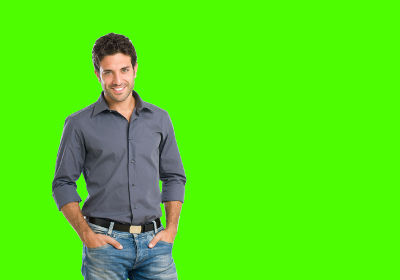
#> input picture person.jpg, 400 x 280 px, given in place of zebra.jpg, which was not available
$ jupyter execute Actividad_2_grupal.ipynb   (older library calls are emulated)   (text cells are left out)
#> lines starting #> are read from the running program, lines starting #| are printed output that depends on the picture; after the words box and inside, x2 and y2 are one past the last pixel; in counts of white or black regions, pixels touching at a corner belong together; pictures that were not available may be replaced by others from this repository, and a replacement may not be noted
[cell 1]
import numpy as np
import cv2

[cell 2]
def convert_rgb_to_gray(rgb_image,show):
    '''
    Convertir imagen RGB a escala de grises

    Parametros
    ----------
    rgb_image: np.array (imagen en RGB)
    show: Boolean (indicador de si mostrar imagen en pantalla)

    Returns
    -------
    gray_image: np.array (imagen en escala de grises)
    '''
    gray_image = cv2.cvtColor(rgb_image, cv2.COLOR_BGR2GRAY)
    if show:
        cv2.imshow("Gray Image",gray_image)
    return gray_image

[cell 3]
def gausiana(gray_img,show):
    '''
    Aplicar filtro Gaussian Blur a imagen

    Parametros
    ----------
    gray_img: np.array (imagen a filtrar)
    show: Boolean (indicador de si mostrar imagen en pantalla)

    Returns
    -------
    gaus_image: np.array (imagen filtrada)
    '''
    gaus_image = cv2.GaussianBlur(gray_img, (5,5), 2)
    if show:
        cv2.imshow("Gaussian Image",gaus_image)
    return gaus_image

[cell 4]
def contraste(gray_img,show):
    '''
    Aumento de contraste en imagen

    Parametros
    ----------
    gray_img: np.array (imagen a tratar)
    show: Boolean (indicador de si mostrar imagen en pantalla)

    Returns
    -------
    contrast_img: np.array (imagen con mayor contraste)
    '''
    contrast_img = cv2.addWeighted(gray_img, 2.5, np.zeros(gray_img.shape, gray_img.dtype), 0, 0)
    if show:
        cv2.imshow("Contrast Image",contrast_img)
    return contrast_img

[cell 5]
def convert_gray_to_binary(gray_image, adaptive, show):
    '''
    Convertir de gris a binario a partir de un valor umbral (global o adaptativo)

    Parametros
    ----------
    gray_image: np.array (imagen a convertir)
    adaptive: Boolean (indicador de si aplicar el theshold de forma adaptada)
    show: Boolean (indicador de si mostrar imagen en pantalla)

    Returns
    -------
    binary_image: np.array (imagen binaria)
    '''
    if adaptive:
        binary_image = cv2.adaptiveThreshold(gray_image, 255, cv2.ADAPTIVE_THRESH_GAUSSIAN_C, cv2.THRESH_BINARY_INV, 181, 10)
    else:
        _,binary_image = cv2.threshold(gray_image,151,255,cv2.THRESH_BINARY_INV)
    if show:
        cv2.imshow("Binary Image", binary_image)
    return binary_image

[cell 6]
def inverte(imagen):
    '''
    Invertir la imagen

    Parametros
    ----------
    imagen: np.array (imagen a invertir)

    Returns
    -------
    imagen: np.array (imagen invertida)
    '''
    imagen = (255-imagen)
    cv2.imshow('Binario inv', imagen)
    return imagen

[cell 7]
def lap_grad(image):
    '''
    Aplicar filtro Laplaciano

    Parametros
    ----------
    image: np.array (imagen a filtrar)

    Returns
    -------
    laplace: np.array (imagen filtrada)
    '''
    laplace = cv2.Laplacian(image,cv2.CV_32F)
    return laplace

[cell 8]
def sob_grad(image):
    '''
    Aplicar filtro Sobel

    Parametros
    ----------
    image: np.array (imagen a filtrar)

    Returns
    -------
    mag: np.array (magnitud del gradiente)
    dir: np.array (dirección del gradiente)
    '''
    gx = cv2.Sobel(image, cv2.CV_64F, 1, 0, ksize=5)
    gy = cv2.Sobel(image, cv2.CV_64F, 0, 1, ksize=5)
    # Python Calculate gradient magnitude and direction ( in degrees )
    mag, angle = cv2.cartToPolar(gx, gy, angleInDegrees=True)
    return (mag, angle)

[cell 9]
def canny_grad(image):
    '''
    Aplicar filtro Canny

    Parametros
    ----------
    image: np.array (imagen a filtrar)

    Returns
    -------
    edges: np.array (imagen filtrada)
    '''
    edges = cv2.Canny(image,100,200)
    return edges

[cell 10]
def gradient(val,img_grad):
    '''
    Selección y llamada al filtro para detectar bordes

    Parametros
    ----------
    val: string (tipo de filtro a utilizar)
    img_grad: np.array (imagen a filtrar)

    Returns
    -------
    mod: string (nombre del gradiente utilizado)
    grad: np.array (imagen filtrada)
    '''

    if val == 'sob':
        mod = 'Gradiente Sobel'
        grad, angle = sob_grad(img_grad)
    elif val == 'lap':
        mod = 'Gradiente Laplace'
        grad = lap_grad(img_grad)
    elif val == 'can':
        mod = 'Gradiente Canny'
        grad = canny_grad(img_grad)
    cv2.imshow(mod,grad)
    return(mod,grad)

[cell 11]
def close(imagen):
    '''
    Aplicar filtro morfológico cierre

    Parametros
    ----------
    imagen: np.array (imagen a filtrar)

    Returns
    -------
    closing: np.array (imagen filtrada)
    '''
    kernel = np.array([[0,0,1,1,1,0,0],[0,1,1,1,1,1,0],[1,1,1,1,1,1,1],[1,1,1,1,1,1,1],[1,1,1,1,1,1,1],[0,1,1,1,1,1,0],[0,0,1,1,1,0,0]],np.uint8)
#     erosion = cv2.erode(imagen,kernel,iterations = 1)
#     dilation = cv2.dilate(imagen,kernel,iterations = 1)
#     opening = cv2.morphologyEx(imagen, cv2.MORPH_OPEN, kernel)
    closing = cv2.morphologyEx(imagen, cv2.MORPH_CLOSE, kernel)
    cv2.imshow('close2', closing)
    return closing

[cell 12]
def getContours(binary_image):
    '''
    Obtener contornos

    Parametros
    ----------
    binary_image: np.array (imagen de trabajo)

    Returns
    -------
    contours: list (lista de coordenadas de contorno)
    '''
    contours, hierarchy = cv2.findContours(binary_image,
                                            cv2.RETR_EXTERNAL,
                                         cv2.CHAIN_APPROX_SIMPLE)
    return contours

[cell 13]
def draw_contours(image, contours, image_name):
    '''
    Dibujar contorno y rellenar área interior en imagen

    Parametros
    ----------
    image: np.array (imagen a tratar)
    contours: list (lista de coordenadas de contorno)
    image_name: string (nombre de la imagen)
    '''
    index = -1 #para pintar todos los contornos
    #thickness = 2 #inguraketa marraren lodiera
    thickness = -1 #para rellenar todo el area
    color = (255, 0, 255) #definir el color
    cv2.drawContours(image, contours, index, color, thickness)
    cv2.imshow(image_name,image)

[cell 14]
def redimensionar(img_size, img_resize):
    '''
    Redimensionar la imagen de fondo para adaptarse a la principal (objeto)

    Parametros
    ----------
    img_size: np.array (imagen con objeto --> principal)
    img_resize: np.array (imagen de fondo --> imagen a ajustar)

    Returns
    -------
    resized: np.array (imagen ajustada)
    '''
    width = int(img_size.shape[1])
    height = int(img_size.shape[0])
    dim = (width, height)
    # resize image
    resized = cv2.resize(img_resize, dim, interpolation = cv2.INTER_AREA)
    return resized

[cell 15]
def main(imagen_a_procesar, imagen_fondo):
    '''
    Función principal

    Parametros
    ----------
    imagen_a_procesar: string (directorio de imagen objeto)
    imagen_fondo: string (directorio de imagen fondo)
    '''
#> called with imagen_a_procesar = 'zebra.jpg', imagen_fondo = 'fondo_1.jpg'
    # Leer la imagen del croma
    img = cv2.imread(imagen_a_procesar)
#> img is the input picture: shape (280, 400, 3); mean B, G, R 22.7, 224.8, 84.6

    # Aumentar los contrastes
    contrastes = contraste(img,True)

    # Aplicar Gaussian Blur
    gaussiana = gausiana(contrastes,True)
#> in gausiana, `gaus_image = cv2.GaussianBlur(gray_img, (5,5), 2)`:
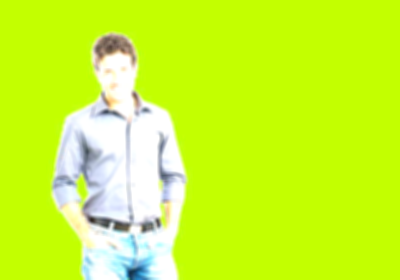
#> gaus_image: shape (280, 400, 3); mean B, G, R 45.7, 249.6, 200.2

    # Calcular el gradiente (Canny)
    modo, fil_img_1 = gradient('can', gaussiana)
#> in canny_grad, `edges = cv2.Canny(image,100,200)`:
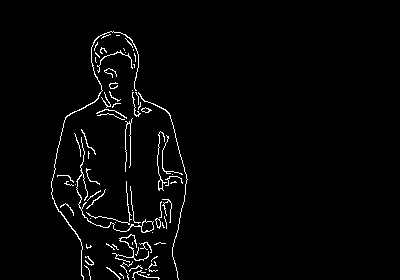
#> edges: shape (280, 400); 2.4% white in thin lines or dots, all inside (x1, y1, x2, y2) = (51, 31, 188, 280)
#> modo = 'Gradiente Canny'

    # Aplicar filtro morfológico cierre
    closing_im = close(fil_img_1)
#> in close, `closing = cv2.morphologyEx(imagen, cv2.MORPH_CLOSE, kernel)`:
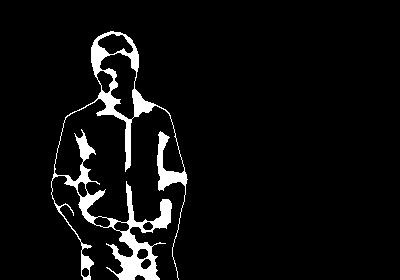
#> closing: shape (280, 400); 5.6% white; 1 white region

    #fil_img_1 = closing_im
    # Obtener y dibujar contornos
    contours = getContours(closing_im)
#> in getContours, `contours, hierarchy = cv2.findContours(binary_image, cv2.RETR_EXTERNAL..`: contours = 1 contour; box (x1, y1, x2, y2) and area: (51, 31, 188, 280) 7732
    draw_contours(img, contours, 'RGB Contours2')

    # Obtener la máscara binarizando la imagen de contorno
    gray = convert_rgb_to_gray(img, True)
#> in convert_rgb_to_gray, `gray_image = cv2.cvtColor(rgb_image, cv2.COLOR_BGR2GRAY)`:
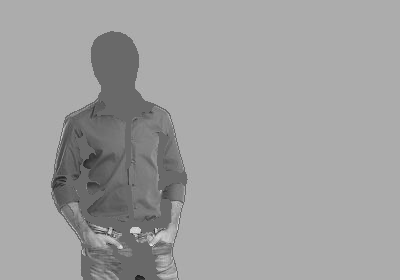
#> gray_image: shape (280, 400); min 17, max 235, mean 159.7
    binary = convert_gray_to_binary(gray,False, True)
#> in convert_gray_to_binary, `_,binary_image = cv2.threshold(gray_image,151,255,cv2.THRESH_BINARY_INV)`:
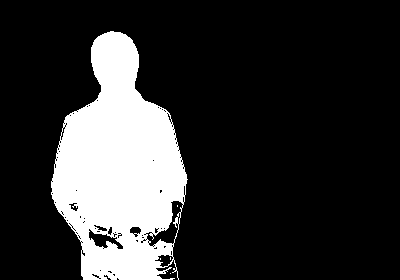
#> binary_image: shape (280, 400); 19.1% white; 5 white regions (4 under 20 px), largest, box (x1, y1, x2, y2) and area: (51, 31, 188, 280) 21357

    # Lectura de imagen de objeto original
    imagen_final = cv2.imread(imagen_a_procesar)

    # Aplicar máscara a imagen original (seleccionar objeto)
    res = cv2.bitwise_and(imagen_final, imagen_final, mask=binary)
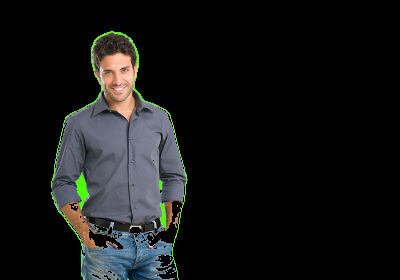
#> res: shape (280, 400, 3); mean B, G, R 20.6, 21.2, 20

    # Invertir máscara, redimensionar imagen de fondo y aplicar máscara
    binary_inv = inverte(binary)
    fondo = cv2.imread(imagen_fondo)
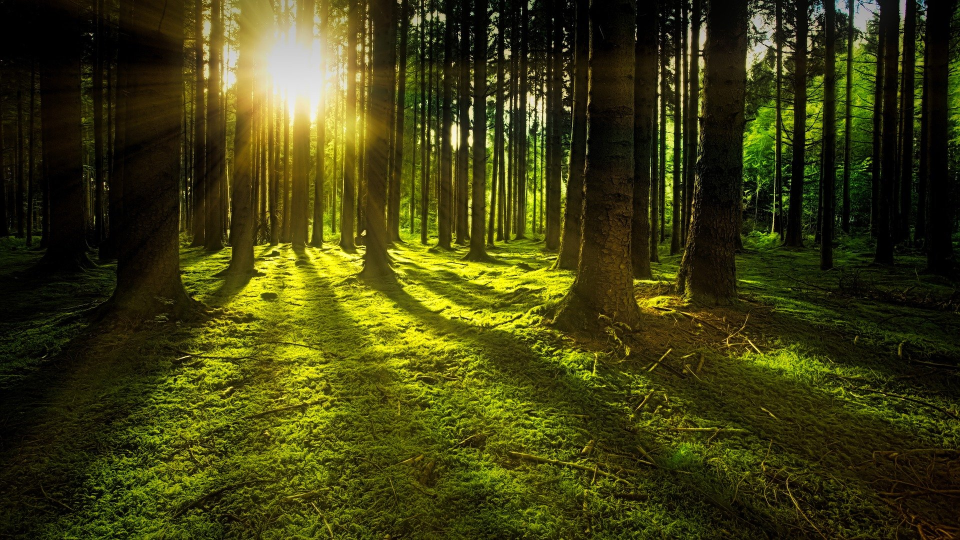
#> input picture fondo_1.jpg, 1920 x 1080 px (shown at 1/2 size)
#> fondo is the input picture: shape (1080, 1920, 3); mean B, G, R 17.2, 61.6, 62
    fondo = redimensionar(imagen_final, fondo)
#> in redimensionar, `resized = cv2.resize(img_resize, dim, interpolation = cv2.INTER_AREA)`:
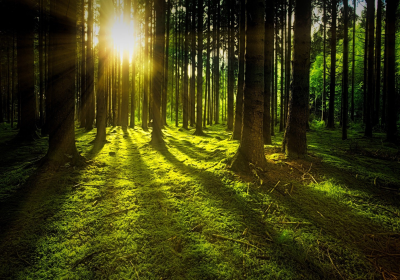
#> resized: shape (280, 400, 3); mean B, G, R 17.2, 61.6, 62
    res_2 = cv2.bitwise_and(fondo, fondo, mask=binary_inv)
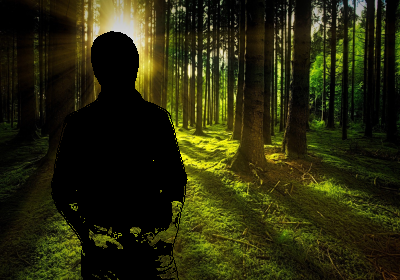
#> res_2: shape (280, 400, 3); mean B, G, R 12.6, 41.5, 41.4

    # Combinación de ambas imágenes y muestra de resultado
    resultado_final = res + res_2
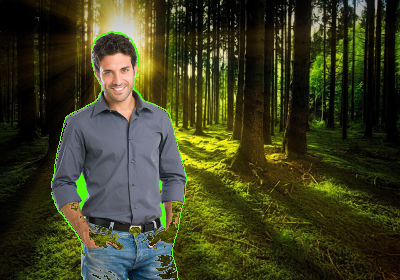
#> resultado_final: shape (280, 400, 3); mean B, G, R 33.1, 62.7, 61.3
    cv2.imshow("Result",resultado_final)
    cv2.waitKey(0)
    cv2.destroyAllWindows()
